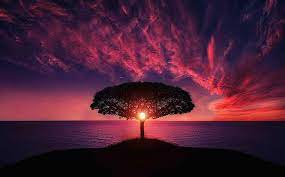
#> input picture Week3/Sample_Assignments with code/Image_processing/Images/1.jpg, 285 x 177 px
$ jupyter execute 'Numpy_Assignment (2) (2).ipynb'   (older library calls are emulated)
#> lines starting #> are read from the running program, lines starting #| are printed output that depends on the picture; long printed decimals are rounded
## Assignment : NumPy
Total Points : 50

    Note : You can use images of your choice.

##Question #1
Points : 10

    Read about cv2 libraray and write dowm your understanding and different fucntion you think you can use.

    https://pypi.org/project/opencv-python/

Answer : cv2 is an opensource library of programming functions mainly used for computer vision technuques, here we have used few methods to operate on images:

imread -> To read images into numpy array
resize -> To resize the array into desired shape
imwrite -> To convert numpy array to savable file
vconcat -> To combile 2 images into 1

##Question #2
Points: 10
Below code reads the image and converts it to array using NumPy library.

Perform the following actions.

    1 - read two images and reshape 120,120, lets call the images as image1 and image2  - 0 Points
    2 - Create an array of 1's same size as your image1 and add it to image1 - 2.5 points
    3- create an array of 0's of same size as your image2 and add it to image 2 - 2.5 points
    4 - concatinate both images - 2.5 Ponts
    5 - devide the step 4 image by 255 - 2.5 points


[cell 1]
import cv2
import numpy as np
import matplotlib.pyplot as plt
import os

image1 = cv2.imread('Images/1.jpg')
#> image1 is the input picture: shape (177, 285, 3); mean B, G, R 51.9, 30.8, 73.9
image2 = cv2.imread('Images/2.jpg')
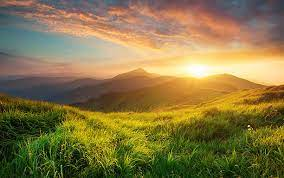
#> input picture Week3/Sample_Assignments with code/Image_processing/Images/2.jpg, 284 x 178 px
#> image2 is the input picture: shape (178, 284, 3); mean B, G, R 69.6, 118.2, 135.2
# 1
resize1 = cv2.resize(image1, dsize=(120,120))
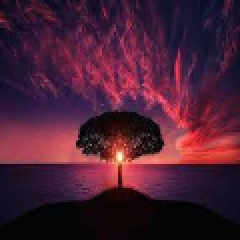
#> resize1: shape (120, 120, 3) (shown 2 times larger); mean B, G, R 51.7, 30.6, 73.7
resize2 = cv2.resize(image2, dsize=(120,120))
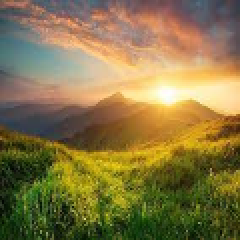
#> resize2: shape (120, 120, 3) (shown 2 times larger); mean B, G, R 69.6, 118.2, 135.2

# 2 and 3
ones = np.arange(120*120*3).reshape(resize1.shape)
zeros = np.arange(120*120*3).reshape(resize1.shape)
ones.fill(1)
#> ones: shape (120, 120, 3) int64; every value is 1
zeros.fill(0)
#> zeros: shape (120, 120, 3) int64; every value is 0
sum1 = (resize1) + (ones)
sum2 = (resize2) + (zeros)
# 4
combinedImage = cv2.vconcat([sum1, sum2])
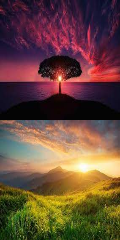
#> combinedImage: shape (240, 120, 3) int32; mean B, G, R 61.1, 74.9, 104.9; drawn with min black and max white
plt.imshow(combinedImage)
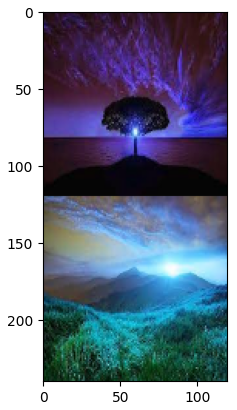
#> figure drawn by matplotlib, 1 panel; B, G, R data is drawn as R, G, B

[cell 2]
# 5
combinedImage = combinedImage/255
plt.imshow(combinedImage)
#> figure, not shown here; B, G, R data is drawn as R, G, B

##Question # 3
Points :10

    1 - Slice the image into 50x50
    2 - save the image and load the image

[cell 3]
tiles = [combinedImage[x:x+50,y:y+50] for x in range(0,combinedImage.shape[0],50) for y in range(0,combinedImage.shape[1],50)]
#> tiles = 15 items
# plt.imshow(tiles[10])
path = "res_images"
for i in range(len(tiles)):
    slice_ = tiles[i]
    processedSlice = 255 * (slice_ - slice_.min()) / (slice_.max() - slice_.min())
    processedSlice = np.array(processedSlice, np.int)
    fileName = str(i)+".png"
    cv2.imwrite(os.path.join(path , fileName) ,processedSlice)
#> this loop made 15 passes
#> fileName on passes 1 to 12: '0.png', '1.png', '2.png', '3.png', '4.png', '5.png', '6.png', '7.png', '8.png', '9.png', '10.png', '11.png'
#> pass 1, `slice_ = tiles[i]`:
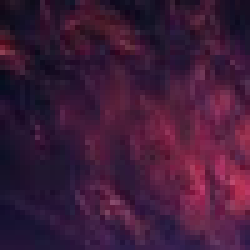
#> slice_: shape (50, 50, 3) float64 (shown 5 times larger); mean of channels 0, 1, 2 0.221, 0.105, 0.247; drawn as B, G, R
#> pass 1, `processedSlice = 255 * (slice_ - slice_.min()) / (slice_.max() - slice..`:
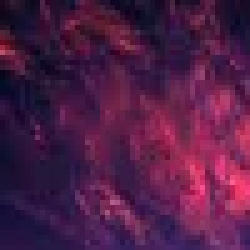
#> processedSlice: shape (50, 50, 3) float64 (shown 5 times larger); mean of channels 0, 1, 2 70.7, 29.9, 79.9; drawn as B, G, R

for f in os.listdir(path):
    image = cv2.imread(path+'/'+f)
    plt.figure()
    plt.imshow(image)
    plt.title(f)

##Question #4
Points: 10

      1 - Perform statistical operations ( mean, median, etc)
      2 - Performm arthemtical operations


[cell 4]
print(np.median(combinedImage))
#| 0.2549
print(np.mean(combinedImage))
#| 0.315
print(np.average(combinedImage))
#| 0.315
print(np.std(combinedImage))
#| 0.2434
print(np.var(combinedImage))
#| 0.05925

sumImage = combinedImage + combinedImage
plt.imshow(sumImage)
plt.figure()

subtractImage = combinedImage - combinedImage
#> subtractImage: shape (240, 120, 3) float64; every value is 0

plt.imshow(subtractImage)
plt.figure()

multiplyImage = combinedImage * combinedImage
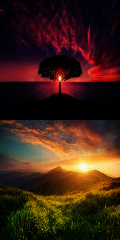
#> multiplyImage: shape (240, 120, 3) float64; mean B, G, R 0.0849, 0.14, 0.251; drawn with min black and max white

plt.imshow(multiplyImage)
plt.figure()
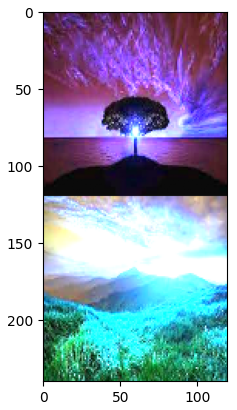
#> figure drawn by matplotlib, 1 panel; B, G, R data is drawn as R, G, B
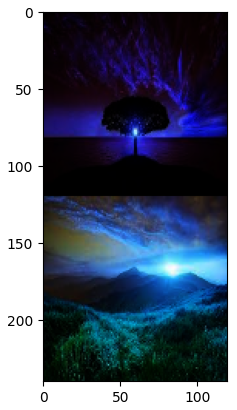
#> figure drawn by matplotlib, 1 panel; B, G, R data is drawn as R, G, B
